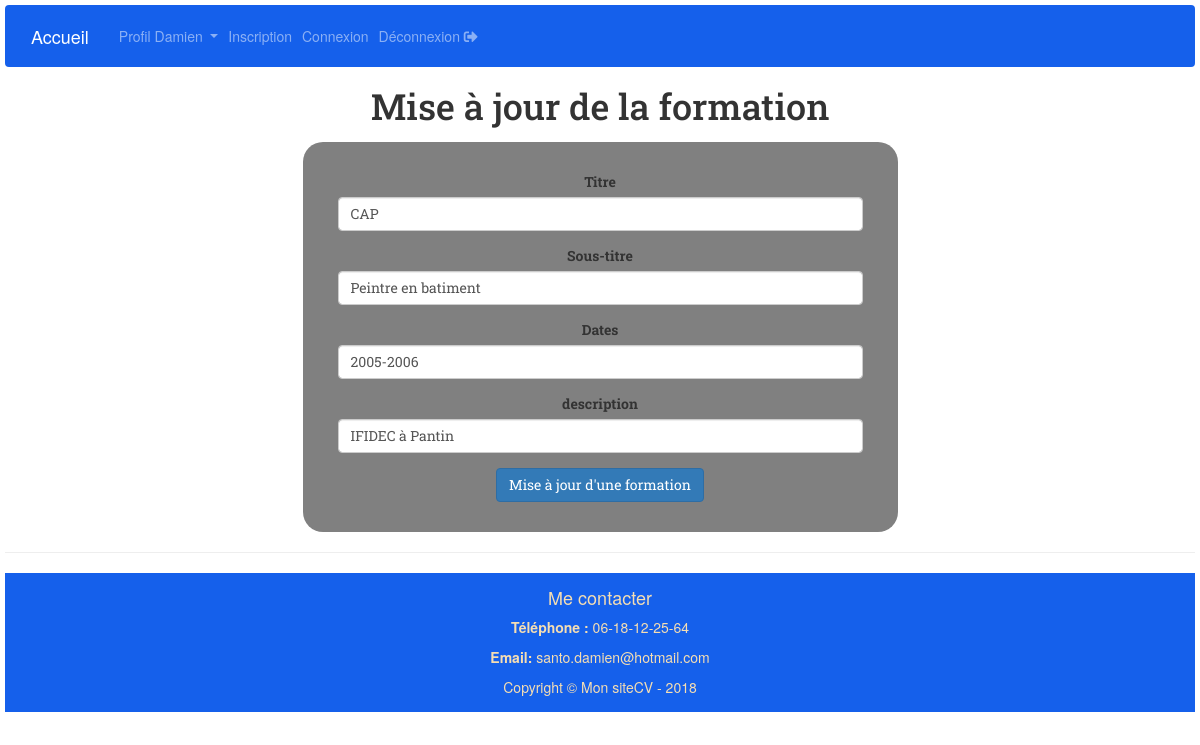
The page /modif_formation.php?id_formation=16 (signed in) on the database its author committed.
### tables this page shows
CREATE TABLE `t_utilisateurs` (
  `id_utilisateur` int(3) NOT NULL,
  `prenom` varchar(45) NOT NULL,
  `nom` varchar(45) NOT NULL,
  `email` varchar(50) NOT NULL,
  `telephone` varchar(20) NOT NULL,
  `portable` varchar(20) NOT NULL,
  `mdp` varchar(15) NOT NULL,
  `pseudo` varchar(15) NOT NULL,
  `age` smallint(5) NOT NULL,
  `anniversaire` date NOT NULL,
  `genre` enum('Homme','Femme') NOT NULL,
  `civilite` enum('M','Mme') NOT NULL,
  `adresse` text NOT NULL,
  `code_postal` varchar(5) NOT NULL,
  `ville` varchar(30) NOT NULL,
  `pays` varchar(30) NOT NULL,
  `commentaire` text NOT NULL
);

CREATE TABLE `t_formations` (
  `id_formation` int(3) NOT NULL,
  `titre_form` varchar(150) NOT NULL,
  `stitre_form` varchar(250) NOT NULL,
  `dates_form` varchar(100) NOT NULL,
  `description_form` text NOT NULL,
  `id_utilisateur` int(3) NOT NULL
);

### modif_formation.php (the view, shortened to what this page needs)
<?php require 'connexion.php';
if (isset($_SESSION['connexion_admin'])) {
    $id_utilisateur=$_SESSION['id_utilisateur'];
}else {
    header('location:authentification.php');
}
$sql = $pdoCV -> query(" SELECT * FROM t_utilisateurs WHERE id_utilisateur = '$id_utilisateur'");
$ligne_utilisateur = $sql-> fetch();
$id_formation = $_GET['id_formation'];
$sql = $pdoCV -> query("SELECT * FROM t_formations WHERE id_formation = '$id_formation'");
$ligne_form = $sql -> fetch();
require_once 'inc/haut_page.php';
require_once 'inc/navigation.php';
?>
        <h1 class="text-center mb-4">Mise à jour de la formation</h1>
        <div class="formulaire mx-auto text-center">
        <form action="modif_formation.php" method="post" class="px-4 py-3">
            <div class="form-group">
                <label for="titre_form">Titre</label>
                <input type="text" name="titre_form" class="form-control" value="<?= $ligne_form['titre_form']; ?>" required>
            </div>
            <div class="form-group">
                <label for="stitre_form">Sous-titre</label>
                <input type="text" name="stitre_form" class="form-control" value="<?= $ligne_form['stitre_form']; ?>">
            </div>
            <div class="form-group">
                <label for="dates_form">Dates</label>
                <input type="text" name="dates_form" class="form-control" value="<?= $ligne_form['dates_form']; ?>">
            </div>
            <div class="form-group">
                <label for="description_form">description</label>
                <input type="text" name="description_form" class="form-control" value="<?= $ligne_form['description_form']; ?>">
            </div>
            <div>
                <button type="submit" class="btn btn-primary">Mise à jour d'une formation</button>
            </div>
        </form>
        </div>
<?php
require_once 'inc/bas_page.php';

### inc/navigation.php (shortened to what this page needs)
<nav class="navbar navbar-expand-sm navbar-dark text-white">
    <a class="navbar-brand" href="index.php">Accueil </a>
    <ul class="navbar-nav">
    <li class="nav-item dropdown">
      <a class="nav-link dropdown-toggle" href="#" id="navbardrop" data-toggle="dropdown">
        Profil <?php echo $ligne_utilisateur['prenom']; ?>
      </a>
    </li>
    <li class="nav-item">
      <a class="nav-link" href="#">Inscription</a>
    </li>
    <li class="nav-item">
      <a class="nav-link" href="connexion.php">Connexion</a>
    </li>
    <li class="nav-item">
      <a class="nav-link" href="../admin/index.php?quitter=oui" title="déconnecter vous ! ">Déconnexion <i class="fas fa-sign-out-alt"></i></a>
    </li>
  </ul>
</nav>

### css/style.css (style rules this page uses)
.navbar { background: rgb(21, 96, 235); }
.formulaire { font-family: 'Roboto Slab', serif; width: 50%; background: grey; margin: 0 auto; padding: 20px; border-radius: 20px; }
h1 { font-family: 'Roboto Slab', serif; }

### rows shown on the page
t_utilisateurs: prenom "Damien"
t_formations: titre_form "CAP", stitre_form "Peintre en batiment", dates_form "2005-2006", description_form "IFIDEC à Pantin"
